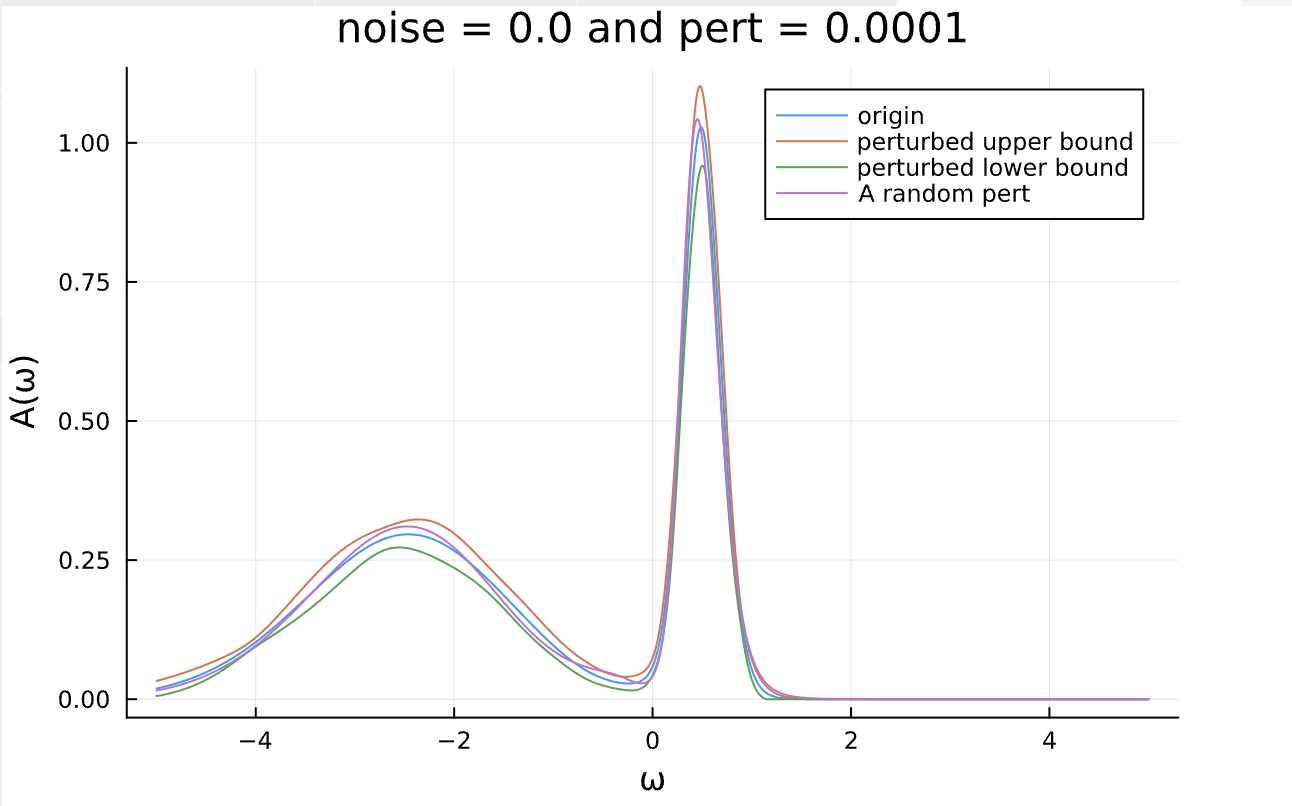

This figure's Julia source:
using ACFlowSensitivity
using Plots,LinearAlgebra,Random

Random.seed!(4)
μ=[0.5,-2.5];σ=[0.2,1.0];peak=[1.0,0.3];
A=continous_spectral_density(μ,σ,peak);
β=10.0;
N=20;
output_bound=5.0;
output_number=801;
output_range=range(-output_bound,output_bound,output_number);
output_range=collect(output_range);
iwn=(collect(0:N-1).+0.5)*2π/β * im;
d = output_range[2]-output_range[1]

noise=0.0;
Gvalue=generate_G_values_cont(β,N,A;noise=noise);
Aout = my_chi2kink(iwn,Gvalue,output_range);
dAdivdG, _ = ADchi2kink(iwn,Gvalue,output_range);
norm(dAdivdG)
η = 1e-4
direc = η * exp.(im * 2π * rand(N))
dAdivdG
dAout =  η * sum(abs2.(dAdivdG),dims=2) .^ 0.5

plot(output_range,Aout,title = "noise = $noise and pert = $η",label="origin", xlabel="ω", ylabel="A(ω)")
plot!(output_range,Aout + 2 * dAout, label="perturbed upper bound")
plot!(output_range,max.(Aout-2 * dAout,0.0), label="perturbed lower bound")

Aout1 = my_chi2kink(iwn,Gvalue + direc,output_range)
plot!(output_range, Aout1, label="A random pert")
